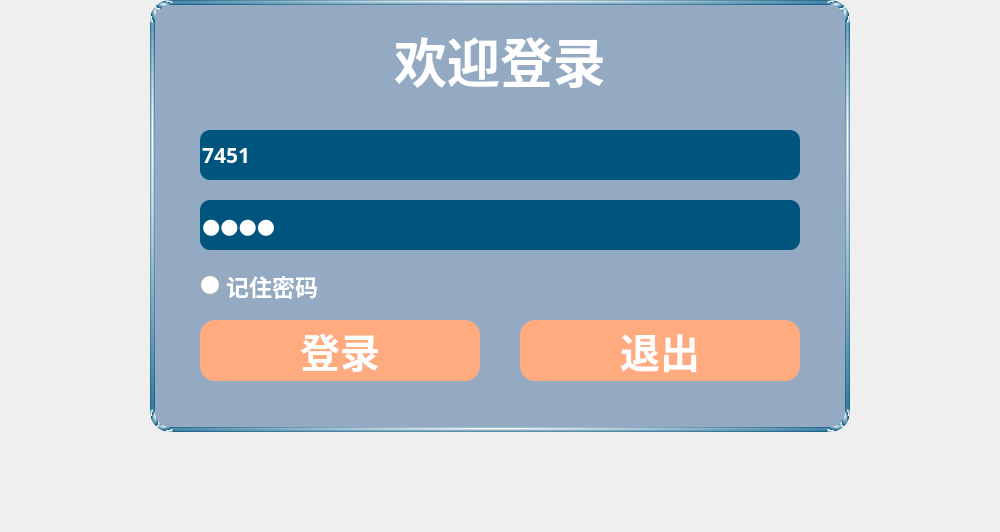
<?xml version="1.0" encoding="UTF-8"?>
<ui version="4.0">
 <class>LoginWidget</class>
 <widget class="QWidget" name="LoginWidget">
  <property name="geometry">
   <rect>
    <x>0</x>
    <y>0</y>
    <width>1000</width>
    <height>532</height>
   </rect>
  </property>
  <property name="windowTitle">
   <string>Form</string>
  </property>
  <layout class="QGridLayout" name="gridLayout">
   <property name="leftMargin">
    <number>0</number>
   </property>
   <property name="topMargin">
    <number>0</number>
   </property>
   <property name="rightMargin">
    <number>0</number>
   </property>
   <property name="bottomMargin">
    <number>100</number>
   </property>
   <property name="spacing">
    <number>0</number>
   </property>
   <item row="0" column="0">
    <widget class="QWidget" name="login" native="true">
     <property name="minimumSize">
      <size>
       <width>700</width>
       <height>432</height>
      </size>
     </property>
     <property name="maximumSize">
      <size>
       <width>700</width>
       <height>432</height>
      </size>
     </property>
     <property name="styleSheet">
      <string notr="true">QGroupBox
{
background-color: rgba(124, 152, 182,0.8);
border-style:solid;
border-width:5px;
border-radius:20px;
	border-color: rgb(255, 255, 255);


border-color: qradialgradient(spread:repeat, cx:0.494, cy:0.5, radius:0.719458, fx:0.49435, fy:0.278409, stop:0 rgba(255, 255, 255, 255), stop:1 rgba(0, 85, 127, 255));
}
</string>
     </property>
     <layout class="QGridLayout" name="gridLayout_2">
      <property name="leftMargin">
       <number>0</number>
      </property>
      <property name="topMargin">
       <number>0</number>
      </property>
      <property name="rightMargin">
       <number>0</number>
      </property>
      <property name="bottomMargin">
       <number>0</number>
      </property>
      <property name="spacing">
       <number>0</number>
      </property>
      <item row="0" column="0">
       <widget class="QGroupBox" name="groupBox">
        <property name="title">
         <string/>
        </property>
        <widget class="QPushButton" name="loginbtn">
         <property name="geometry">
          <rect>
           <x>50</x>
           <y>320</y>
           <width>280</width>
           <height>61</height>
          </rect>
         </property>
         <property name="font">
          <font>
           <family>黑体</family>
           <pointsize>30</pointsize>
           <weight>75</weight>
           <bold>true</bold>
          </font>
         </property>
         <property name="cursor">
          <cursorShape>PointingHandCursor</cursorShape>
         </property>
         <property name="styleSheet">
          <string notr="true">QPushButton
{
border:none;
background-color: rgb(255, 170, 127);
color: rgb(255, 255, 255);
border-radius:15px;
}
QPushButton:hover
{
background-color: rgb(0, 85, 127);
}
QPushButton:pressed
{
    padding-left:3px;
    padding-top:3px;
}


</string>
         </property>
         <property name="text">
          <string>登录</string>
         </property>
        </widget>
        <widget class="QLineEdit" name="nameline">
         <property name="geometry">
          <rect>
           <x>50</x>
           <y>130</y>
           <width>600</width>
           <height>50</height>
          </rect>
         </property>
         <property name="font">
          <font>
           <family>华光标题宋_CNKI</family>
           <pointsize>16</pointsize>
           <weight>75</weight>
           <bold>true</bold>
          </font>
         </property>
         <property name="styleSheet">
          <string notr="true">border:none;
background-color: rgb(0, 85, 127);
color: rgb(255, 255, 255);
border-radius:10px;</string>
         </property>
         <property name="text">
          <string>7451</string>
         </property>
         <property name="cursorPosition">
          <number>4</number>
         </property>
         <property name="placeholderText">
          <string>  请输入登录账户</string>
         </property>
        </widget>
        <widget class="QLabel" name="label">
         <property name="geometry">
          <rect>
           <x>100</x>
           <y>10</y>
           <width>500</width>
           <height>100</height>
          </rect>
         </property>
         <property name="font">
          <font>
           <family>宋体</family>
           <pointsize>40</pointsize>
           <weight>75</weight>
           <bold>true</bold>
          </font>
         </property>
         <property name="styleSheet">
          <string notr="true">color: rgb(255, 255, 255);</string>
         </property>
         <property name="text">
          <string>欢迎登录</string>
         </property>
         <property name="alignment">
          <set>Qt::AlignCenter</set>
         </property>
        </widget>
        <widget class="QLineEdit" name="passwordine">
         <property name="geometry">
          <rect>
           <x>50</x>
           <y>200</y>
           <width>600</width>
           <height>50</height>
          </rect>
         </property>
         <property name="font">
          <font>
           <family>华光标题宋_CNKI</family>
           <pointsize>16</pointsize>
           <weight>75</weight>
           <bold>true</bold>
          </font>
         </property>
         <property name="styleSheet">
          <string notr="true">border:none;
background-color: rgb(0, 85, 127);
color: rgb(255, 255, 255);
border-radius:10px;</string>
         </property>
         <property name="text">
          <string>7451</string>
         </property>
         <property name="echoMode">
          <enum>QLineEdit::Password</enum>
         </property>
         <property name="placeholderText">
          <string>  请输入登录密码</string>
         </property>
        </widget>
        <widget class="QPushButton" name="exitbtn">
         <property name="geometry">
          <rect>
           <x>370</x>
           <y>320</y>
           <width>280</width>
           <height>61</height>
          </rect>
         </property>
         <property name="font">
          <font>
           <family>黑体</family>
           <pointsize>30</pointsize>
           <weight>75</weight>
           <bold>true</bold>
          </font>
         </property>
         <property name="cursor">
          <cursorShape>PointingHandCursor</cursorShape>
         </property>
         <property name="styleSheet">
          <string notr="true">QPushButton
{
border:none;
background-color: rgb(255, 170, 127);
color: rgb(255, 255, 255);
border-radius:15px;
}
QPushButton:hover
{
background-color: rgb(0, 85, 127);
}
QPushButton:pressed
{
    padding-left:3px;
    padding-top:3px;
}


</string>
         </property>
         <property name="text">
          <string>退出</string>
         </property>
        </widget>
        <widget class="QRadioButton" name="radRemember">
         <property name="geometry">
          <rect>
           <x>50</x>
           <y>270</y>
           <width>141</width>
           <height>31</height>
          </rect>
         </property>
         <property name="font">
          <font>
           <family>黑体</family>
           <pointsize>17</pointsize>
           <weight>75</weight>
           <bold>true</bold>
          </font>
         </property>
         <property name="cursor">
          <cursorShape>PointingHandCursor</cursorShape>
         </property>
         <property name="styleSheet">
          <string notr="true">QRadioButton::indicator {
    width: 20px;
    height: 20px;
}
 
QRadioButton::indicator::unchecked {
image: url(:/res/account/unchecked.png);
}
 
QRadioButton::indicator:unchecked:hover {
image: url(:/res/account/unchecked.png);
}
 
QRadioButton::indicator:unchecked:pressed {
image: url(:/res/account/unchecked.png);
}
 
QRadioButton::indicator::checked {
image: url(:/res/account/checked.png);
}
 
QRadioButton::indicator:checked:hover {
image: url(:/res/account/checked.png);
}
 
QRadioButton::indicator:checked:pressed {
image: url(:/res/account/checked.png);
}
QRadioButton {
color: rgb(255, 255, 255);
}</string>
         </property>
         <property name="text">
          <string>记住密码</string>
         </property>
         <property name="iconSize">
          <size>
           <width>30</width>
           <height>16</height>
          </size>
         </property>
        </widget>
        <widget class="QPushButton" name="btnPassword">
         <property name="geometry">
          <rect>
           <x>605</x>
           <y>204</y>
           <width>40</width>
           <height>40</height>
          </rect>
         </property>
         <property name="cursor">
          <cursorShape>PointingHandCursor</cursorShape>
         </property>
         <property name="styleSheet">
          <string notr="true">QPushButton
{
image: url(:/res/account/see.png);
border:none;
}
QPushButton:checked
{
image: url(:/res/account/nosee.png);
border:none;
}</string>
         </property>
         <property name="text">
          <string/>
         </property>
         <property name="checkable">
          <bool>true</bool>
         </property>
        </widget>
       </widget>
      </item>
     </layout>
    </widget>
   </item>
  </layout>
 </widget>
 <resources/>
 <connections/>
</ui>
